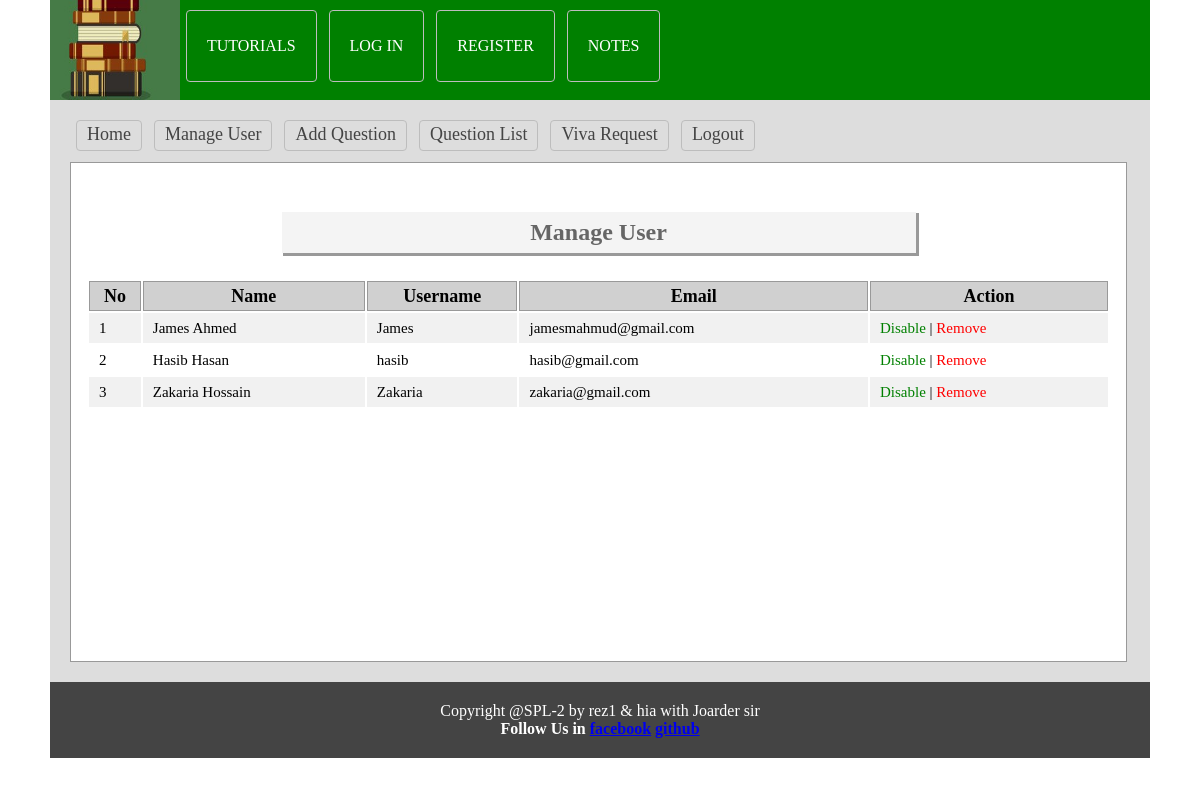
Before: /teacher/users.php (signed in) with the older database file.
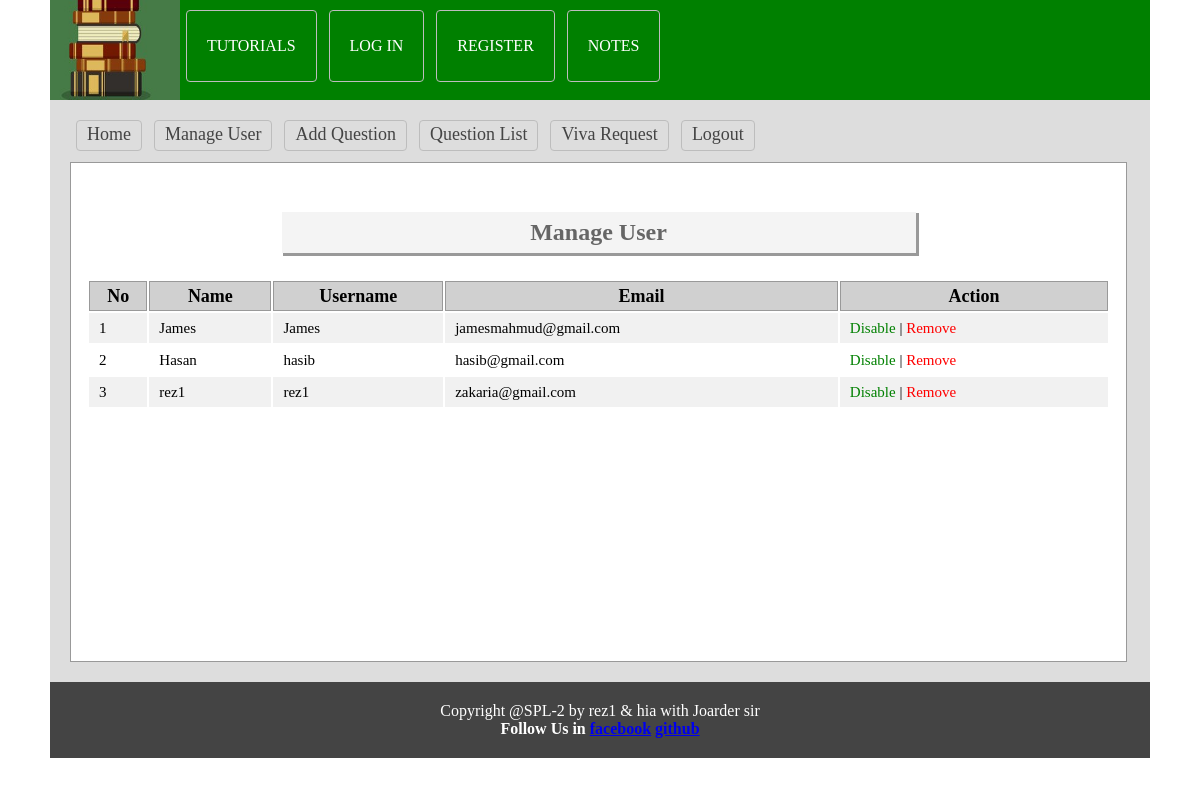
After: the same page with the newer database file.
### tables this page shows
CREATE TABLE `tbl_user` (
  `userId` int(11) NOT NULL,
  `name` varchar(50) NOT NULL,
  `username` varchar(30) NOT NULL,
  `password` varchar(32) NOT NULL,
  `email` varchar(255) NOT NULL,
  `status` int(11) NOT NULL DEFAULT '0'
);

### lib/Session.php (called while the page is built, shortened)
<?php
class Session{
	 public static function get($key){
	 	if (isset($_SESSION[$key])) {
	 		return $_SESSION[$key];
	 	} else {
	 		return false;
	 	}
	 }
}
?>

### lib/Database.php (called while the page is built, shortened)
<?php
Class Database{
	public $host   = DB_HOST;
	public $user   = DB_USER;
	public $pass   = DB_PASS;
	public $dbname = DB_NAME;
	public $link;
	private function connectDB(){
	$this->link = new mysqli($this->host, $this->user, $this->pass, $this->dbname);
 }
	public function select($query){
		$result = $this->link->query($query) or die($this->link->error.__LINE__);
		if($result->num_rows > 0){
			return $result;
		} else {
			return false;
		}
	}
}

### classes/User.php (called while the page is built, shortened)
<?php
$filepath = realpath(dirname(__FILE__));
include_once ($filepath.'/../lib/Session.php');
include_once ($filepath.'/../lib/Database.php');
class User{
    private $db;
    public function __construct(){
        $this->db = new Database();
    }
    public function getAllUser(){
        $query = "SELECT * FROM tbl_user ORDER BY userId DESC";
        $result = $this->db->select($query);
        return $result;
    }
    }
?>

### teacher/users.php (the view, shortened to what this page needs)
<?php
$filepath = realpath(dirname(__FILE__));
include_once ($filepath.'/inc/header.php');
include_once ($filepath.'/../classes/User.php');
$usr = new User();
?>
    <div class="main">
      <h1 style="text-align: center; font-size: 24px">Manage User</h1>
        <div class="manageuser">
           <table class="tblone">
               <tr>
                 <th>No</th>
                 <th>Name</th>
                 <th>Username</th>
                 <th>Email</th>
                 <th>Action</th>
               </tr>
              <?php
                 $userData = $usr->getAllUser();
                 if($userData){
                     $i = 0;
                   while($result = $userData->fetch_assoc()){
                     $i++;
              ?>
               <tr>
                 <td>
                     <?php
                     if($result['status']=='1'){
                         echo "<span class='error'>".$i."</span>";
                     }else{
                         echo $i;
                     }
                     ?>
                 </td>
                 <td>
                     <?php
                     if($result['status']=='1'){
                         echo "<span class='error'>".$result['name']."</span>";
                     }else{
                         echo $result['name'];
                     }
                     ?>
                 </td>
                 <td><?php echo $result['username']; ?></td>
                 <td><?php echo $result['email']; ?></td>
                 <td >
                     <?php
                        if($result['status']=='0'){ ?>
                            <a style="color: green; text-decoration: none" onclick="return confirm('Are You Sure to Disable?')" href="?dis=<?php echo $result['userId']; ?>">Disable</a>
                     <?php } else{ ?>
                            <a style="color: blue; text-decoration: none" onclick="return confirm('Are You Sure to Enable?')" href="?ena=<?php echo $result['userId']; ?>">Enable</a>
                     <?php } ?>
                     | <a style="color: red; text-decoration: none" onclick="return confirm('Are You Sure to Remove?')" href="?del=<?php echo $result['userId']; ?>">Remove</a>
                 </td>
               </tr>
               <?php } } ?>
           </table>
       </div>
  </div>
<?php include 'inc/footer.php'; ?>

### teacher/inc/header.php (shortened to what this page needs)
<?php
    include_once ("../lib/Session.php");
    include_once ("../lib/Database.php");
?>
<!doctype html>
<html>
<head>
	<link rel="stylesheet" href="css/admin.css">
</head>
<body>
<div class="phpcoding">
	<section class="headeroption">
	<div class="menuUp">
        <ul>
            <?php
            $login = Session::get("login");
            if($login == true){
            ?>
            <li><img src="img/logo.jpg" width="120px" height="90px"></li>
            <li><a href="#">CLASS ROOM</a></li>
            <li><a href="exam.php">EXAM ROOM</a></li>
            <li><a href="uploadNotes.php">NOTES </a></li>
            <li><a href="/tutorial_index.php">TUTORIALS</a></li>
            <li><a href="?action=logout">LOG OUT </a></li>
            <?php }else {
            ?>
            <li><img src="img/logo.jpg" width="130px" height="100px"></li>
            <li><a href="/tutorial_index.php">TUTORIALS</a></li>
            <li><a href="index.php">LOG IN</a></li>
            <li><a href="#">REGISTER</a></li>
            <li><a href="uploadNotes.php">NOTES </a></li>
            <?php } ?>
        </ul>
    </div>
	</section>
	<section class="maincontent">
	  <div class="menu">
		<ul>
			<li><a href="index.php">Home</a></li>
			<li><a href="users.php">Manage User</a></li>
			<li><a href="quesadd.php">Add Question</a></li>
			<li><a href="queslist.php">Question List</a></li>
            <li><a href="viva_req.php">Viva Request</a></li>
			<li><a href="?action=logout">Logout</a></li>
		</ul>
	 </div>

### teacher/inc/footer.php
 </section>
<section class="footeroption">
    Copyright @SPL-2 by rez1 & hia with Joarder sir<b>
    	<h4>Follow Us in <a href="https://www.facebook.com/mdrezowan.talukder.9">facebook</a> <a href="#">github</a>
	</section>
</div>
</body>
</html>

### teacher/css/admin.css (style rules this page uses)
* { margin:0;padding:0;outline:none }
body { font-family:verdana }
.phpcoding { width:1100px; margin: 0 auto;background:#ddd }
.headeroption { background: green ; border-bottom: 0 solid #444444; height: 100px; }
.footeroption { background:#444;color:#fff;text-align:center;padding:20px; }
.maincontent { font-size: 18px; min-height: 490px; padding: 20px; }
.tblone { width:100%;border:1px solid #fff;margin:20px 0 }
.tblone td { font-size: 15px; padding: 5px 10px; }
table.tblone th { background-color: #d0d0d0; border: 1px solid #999; }
table.tblone tr:nth-child(2n+1) { background:#fff;height:30px; }
table.tblone tr:nth-child(2n) { background:#f1f1f1;height:30px; }
.tblone td a { color:#3399FF; }
.main { background: #fff none repeat scroll 0 0; border: 1px solid #999; margin-top: 7px; min-height: 468px; padding: 15px; width: 1025px; }
.main h1 { background: #f4f4f4 none repeat scroll 0 0; box-shadow: 2px 2px 0 1px #999; color: #666; margin: 34px auto 25px; padding: 7px; text-align: center; width: 620px; }
.menu { overflow:hidden; }
.menu ul { margin:0;padding:0;list-style:none }
.menu ul li { display:block;float:left; }
.menu ul li a { border: 1px solid #bdbdbd; border-radius: 4px; color: #444; display: block; margin: 0px 6px 4px; padding: 3px 10px 5px; text-decoration: none; }
.menuUp { overflow:hidden; }
.menuUp ul { margin:0;padding:0;list-style:none }
.menuUp ul li { display:block;float:left; }
.menuUp ul li a { border: 1px solid #bdbdbd; border-radius: 4px; color: white; display: block; margin: 10px 6px 4px; padding: 26px 20px 26px; text-decoration: none; background-color: #008000 ; }

Changed rows visible on the page:
changed tbl_user "James": name "James Ahmed" → "James"
changed tbl_user "hasib": name "Hasib Hasan" → "Hasan"
changed tbl_user "zakaria@gmail.com": name "Zakaria Hossain" → "rez1"; username "Zakaria" → "rez1"
